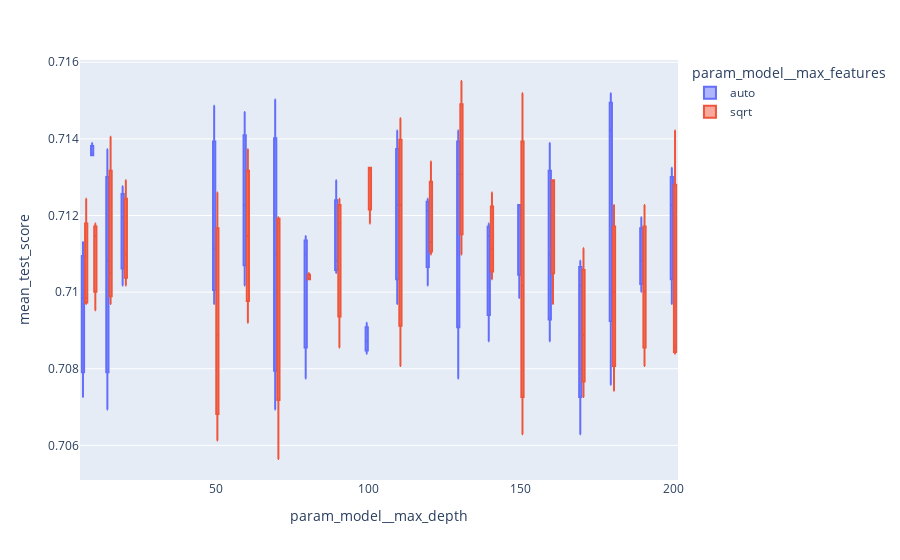

Notebook code for this chart:
### Code cell
# Investigate Max Depth and Max Features
fig = px.box(results_df, x="param_model__max_depth", y="mean_test_score", color = "param_model__max_features")
fig.show()

### Figure 1 — Plotly figure (JSON) as saved in the notebook; plotly's stock layout.template omitted (floating-point values rounded to 4 significant figures)
{"data": [{"alignmentgroup": "True", "hovertemplate": "param_model__max_features=auto<br>param_model__max_depth=%{x}<br>mean_test_score=%{y}<extra></extra>", "legendgroup": "auto", "marker": {"color": "#636efa"}, "name": "auto", "notched": false, "offsetgroup": "auto", "orientation": "v", "showlegend": true, "type": "box", "x": [null, null, null, 7, 7, 7, 10, 10, 10, 15, 15, 15, 20, 20, 20, 50, 50, 50, 60, 60, 60, 70, 70, 70, 80, 80, 80, 90, 90, 90, 100, 100, 100, 110, 110, 110, 120, 120, 120, 130, 130, 130, 140, 140, 140, 150, 150, 150, 160, 160, 160, 170, 170, 170, 180, 180, 180, 190, 190, 190, 200, 200, 200], "x0": " ", "xaxis": "x", "y": [0.7134, 0.7065, 0.7113, 0.7098, 0.7113, 0.7073, 0.7136, 0.7139, 0.7136, 0.7069, 0.7137, 0.7108, 0.712, 0.7128, 0.7102, 0.7111, 0.7149, 0.7097, 0.7123, 0.7147, 0.7102, 0.711, 0.7069, 0.715, 0.711, 0.7077, 0.7115, 0.7108, 0.7105, 0.7129, 0.7084, 0.7092, 0.7087, 0.7097, 0.7123, 0.7142, 0.7102, 0.7121, 0.7124, 0.7131, 0.7077, 0.7142, 0.7087, 0.7115, 0.7118, 0.7123, 0.7098, 0.7123, 0.7087, 0.711, 0.7139, 0.7063, 0.7108, 0.7102, 0.7076, 0.7142, 0.7152, 0.7108, 0.71, 0.712, 0.7123, 0.7097, 0.7132], "y0": " ", "yaxis": "y"}, {"alignmentgroup": "True", "hovertemplate": "param_model__max_features=sqrt<br>param_model__max_depth=%{x}<br>mean_test_score=%{y}<extra></extra>", "legendgroup": "sqrt", "marker": {"color": "#EF553B"}, "name": "sqrt", "notched": false, "offsetgroup": "sqrt", "orientation": "v", "showlegend": true, "type": "box", "x": [null, null, null, 7, 7, 7, 10, 10, 10, 15, 15, 15, 20, 20, 20, 50, 50, 50, 60, 60, 60, 70, 70, 70, 80, 80, 80, 90, 90, 90, 100, 100, 100, 110, 110, 110, 120, 120, 120, 130, 130, 130, 140, 140, 140, 150, 150, 150, 160, 160, 160, 170, 170, 170, 180, 180, 180, 190, 190, 190, 200, 200, 200], "x0": " ", "xaxis": "x", "y": [0.7082, 0.7074, 0.7115, 0.7098, 0.7124, 0.7097, 0.7095, 0.7118, 0.7115, 0.7097, 0.7141, 0.7105, 0.7129, 0.711, 0.7102, 0.7061, 0.7089, 0.7126, 0.7092, 0.7115, 0.7137, 0.7056, 0.712, 0.7118, 0.7103, 0.7105, 0.7103, 0.7086, 0.7118, 0.7124, 0.7132, 0.7132, 0.7118, 0.7081, 0.7123, 0.7145, 0.711, 0.7134, 0.7113, 0.711, 0.7155, 0.7131, 0.7103, 0.7126, 0.7111, 0.7063, 0.7102, 0.7152, 0.7129, 0.7129, 0.7097, 0.7089, 0.7073, 0.7111, 0.7074, 0.7123, 0.71, 0.7081, 0.71, 0.7123, 0.7086, 0.7084, 0.7142], "y0": " ", "yaxis": "y"}], "layout": {"boxmode": "group", "legend": {"title": {"text": "param_model__max_features"}, "tracegroupgap": 0}, "margin": {"t": 60}, "xaxis": {"anchor": "y", "domain": [0, 1], "title": {"text": "param_model__max_depth"}}, "yaxis": {"anchor": "x", "domain": [0, 1], "title": {"text": "mean_test_score"}}}}
